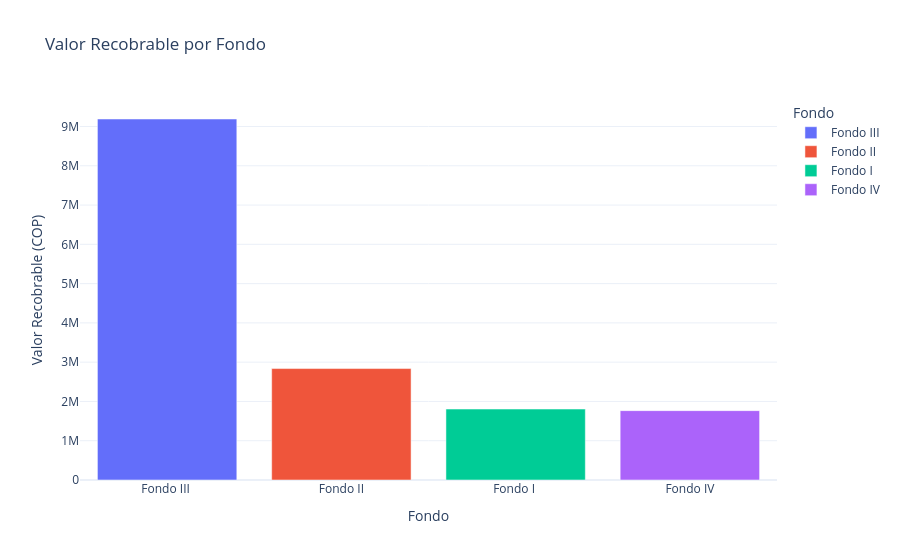

Notebook source saved alongside this figure:
### Markdown cell above
## Visualización de recobros por fondo

Se construye una visualización consolidada de los valores recobrables por fondo con el objetivo de facilitar el análisis ejecutivo y la priorización de cobros.

La gráfica permite identificar rápidamente cuáles fondos concentran la mayor proporción de servicios legales recobrables.

### Code cell
import plotly.express as px

fig = px.bar(
    fund_summary,
    x="Fondo",
    y="Recovery_Amount",
    color="Fondo",
    title="Valor Recobrable por Fondo"
)

fig.update_layout(
    template="plotly_white",
    yaxis_title="Valor Recobrable (COP)",
    xaxis_title="Fondo"
)

fig.show()

### Figure 1 — Plotly figure (JSON) as saved in the notebook; plotly's stock layout.template omitted (floating-point values rounded to 4 significant figures)
{"data": [{"hovertemplate": "Fondo=%{x}<br>Recovery_Amount=%{y}<extra></extra>", "legendgroup": "Fondo III ", "marker": {"color": "#636efa", "pattern": {"shape": ""}}, "name": "Fondo III ", "orientation": "v", "showlegend": true, "textposition": "auto", "type": "bar", "x": ["Fondo III "], "xaxis": "x", "y": [9191000.0], "yaxis": "y"}, {"hovertemplate": "Fondo=%{x}<br>Recovery_Amount=%{y}<extra></extra>", "legendgroup": "Fondo II", "marker": {"color": "#EF553B", "pattern": {"shape": ""}}, "name": "Fondo II", "orientation": "v", "showlegend": true, "textposition": "auto", "type": "bar", "x": ["Fondo II"], "xaxis": "x", "y": [2838000.0], "yaxis": "y"}, {"hovertemplate": "Fondo=%{x}<br>Recovery_Amount=%{y}<extra></extra>", "legendgroup": "Fondo I ", "marker": {"color": "#00cc96", "pattern": {"shape": ""}}, "name": "Fondo I ", "orientation": "v", "showlegend": true, "textposition": "auto", "type": "bar", "x": ["Fondo I "], "xaxis": "x", "y": [1806000.0], "yaxis": "y"}, {"hovertemplate": "Fondo=%{x}<br>Recovery_Amount=%{y}<extra></extra>", "legendgroup": "Fondo IV", "marker": {"color": "#ab63fa", "pattern": {"shape": ""}}, "name": "Fondo IV", "orientation": "v", "showlegend": true, "textposition": "auto", "type": "bar", "x": ["Fondo IV"], "xaxis": "x", "y": [1766000.0], "yaxis": "y"}], "layout": {"barmode": "relative", "legend": {"title": {"text": "Fondo"}, "tracegroupgap": 0}, "title": {"text": "Valor Recobrable por Fondo"}, "xaxis": {"anchor": "y", "categoryarray": ["Fondo III ", "Fondo II", "Fondo I ", "Fondo IV"], "categoryorder": "array", "domain": [0, 1], "title": {"text": "Fondo"}}, "yaxis": {"anchor": "x", "domain": [0, 1], "title": {"text": "Valor Recobrable (COP)"}}}}
